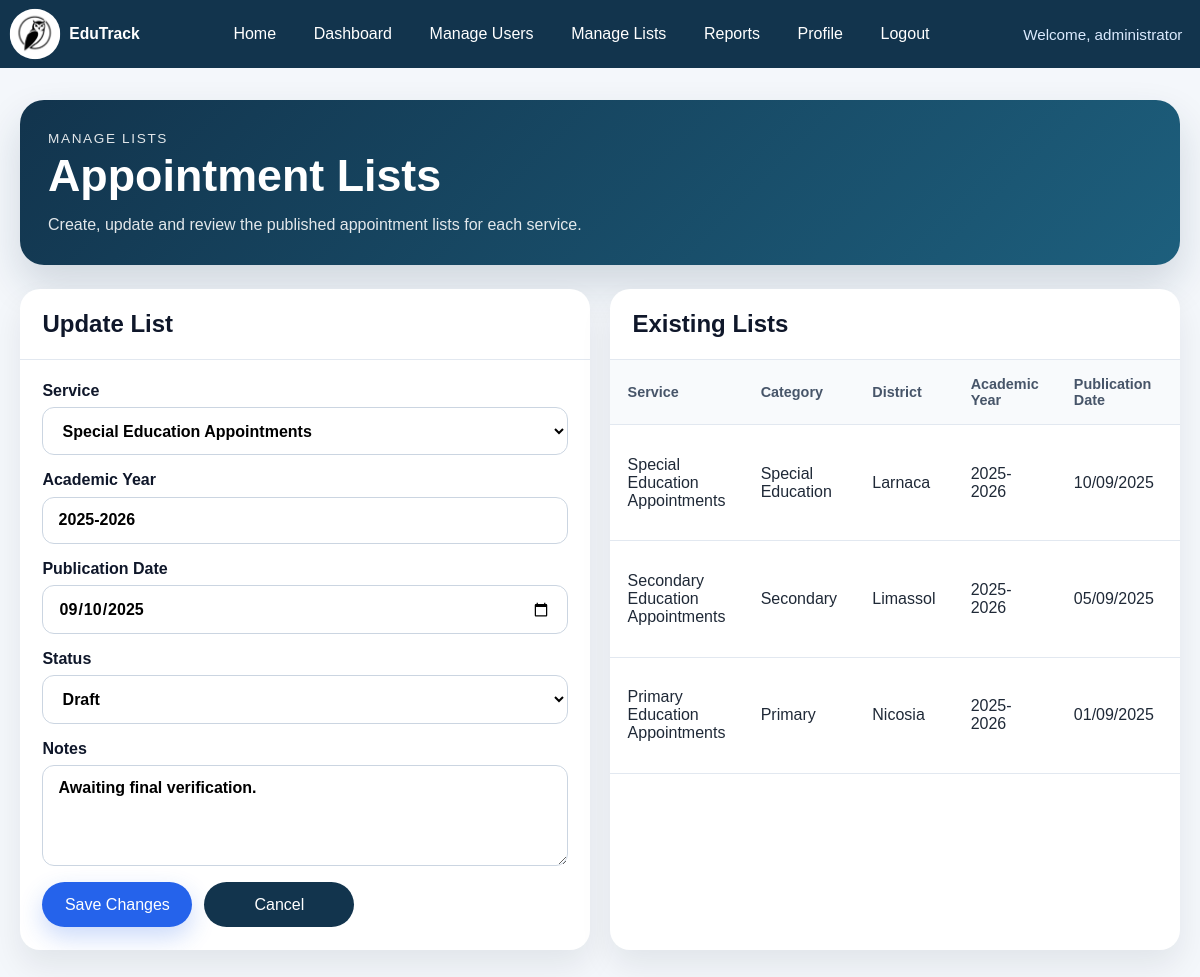
Page /admin/lists.php?edit=3 (signed in) on the committed database.
### tables this page shows
CREATE TABLE lists (
    id INT AUTO_INCREMENT PRIMARY KEY,
    service_id INT NOT NULL,
    academic_year VARCHAR(20) NOT NULL,
    publication_date DATE NOT NULL,
    status ENUM('draft', 'published', 'archived') NOT NULL DEFAULT 'draft',
    notes TEXT,
    created_at TIMESTAMP DEFAULT CURRENT_TIMESTAMP,
    CONSTRAINT fk_lists_service
        FOREIGN KEY (service_id) REFERENCES services(id)
        ON DELETE CASCADE
);

CREATE TABLE services (
    id INT AUTO_INCREMENT PRIMARY KEY,
    service_code VARCHAR(20) NOT NULL UNIQUE,
    title VARCHAR(150) NOT NULL,
    category VARCHAR(100) NOT NULL,
    district VARCHAR(100) NOT NULL,
    description TEXT,
    created_at TIMESTAMP DEFAULT CURRENT_TIMESTAMP
);

### admin/lists.php (the view, shortened to what this page needs)
<?php
require_once __DIR__ . '/../includes/admin.php';
$editId = isset($_GET['edit']) ? (int) $_GET['edit'] : 0;
$services = $pdo->query('SELECT id, title FROM services ORDER BY title ASC')->fetchAll();
$editList = null;
if ($editId > 0) {
    $stmt = $pdo->prepare('SELECT id, service_id, academic_year, publication_date, status, notes FROM lists WHERE id = :id');
    $stmt->execute([':id' => $editId]);
    $editList = $stmt->fetch();
}
$stmt = $pdo->query(
    'SELECT
        lists.id,
        lists.academic_year,
        lists.publication_date,
        lists.status,
        lists.notes,
        services.title AS service_title,
        services.category,
        services.district
     FROM lists
     INNER JOIN services ON services.id = lists.service_id
     ORDER BY lists.publication_date DESC, lists.id DESC'
);
$lists = $stmt->fetchAll();
?>
<main class="admin-page">
    <section class="admin-hero admin-hero--tight">
        <div>
            <p class="admin-eyebrow">Manage Lists</p>
            <h1>Appointment Lists</h1>
            <p>Create, update and review the published appointment lists for each service.</p>
        </div>
    </section>
    <section class="admin-two-column">
        <article class="admin-panel">
            <div class="admin-panel__header">
                <h2><?php echo $editList ? 'Update List' : 'Create List'; ?></h2>
            </div>
            <form class="admin-form" method="post">
                <label>
                    <span>Service</span>
                    <select name="service_id" required>
                        <?php foreach ($services as $service): ?>
                            <option value="<?php echo (int) $service['id']; ?>" <?php echo ((int) ($editList['service_id'] ?? 0) === (int) $service['id']) ? 'selected' : ''; ?>>
                                <?php echo h($service['title']); ?>
                            </option>
                        <?php endforeach; ?>
                    </select>
                </label>
                <label>
                    <span>Academic Year</span>
                    <input type="text" name="academic_year" value="<?php echo h($editList['academic_year'] ?? ''); ?>" placeholder="2025-2026" required>
                </label>
                <label>
                    <span>Publication Date</span>
                    <input type="date" name="publication_date" value="<?php echo h($editList['publication_date'] ?? ''); ?>" required>
                </label>
                <label>
                    <span>Status</span>
                    <select name="status">
                        <option value="draft" <?php echo (($editList['status'] ?? 'draft') === 'draft') ? 'selected' : ''; ?>>Draft</option>
                    </select>
                </label>
                <label>
                    <span>Notes</span>
                    <textarea name="notes" rows="4" placeholder="Optional notes"><?php echo h($editList['notes'] ?? ''); ?></textarea>
                </label>
                <div class="admin-form__actions">
                    <button class="button button--primary" type="submit"><?php echo $editList ? 'Save Changes' : 'Create List'; ?></button>
                    <?php if ($editList): ?>
                        <a class="button button--secondary" href="<?php echo h(getProjectBasePath() . '/admin/lists.php'); ?>">Cancel</a>
                    <?php endif; ?>
                </div>
            </form>
        </article>
        <article class="admin-panel">
            <div class="admin-panel__header">
                <h2>Existing Lists</h2>
            </div>
            <div class="admin-table-wrap">
                <table class="admin-table">
                    <thead>
                        <tr>
                            <th>Service</th>
                            <th>Category</th>
                            <th>District</th>
                            <th>Academic Year</th>
                            <th>Publication Date</th>
                            <th>Status</th>
                        </tr>
                    </thead>
                    <tbody>
                        <?php foreach ($lists as $list): ?>
                            <tr>
                                <td><?php echo h($list['service_title']); ?></td>
                                <td><?php echo h($list['category']); ?></td>
                                <td><?php echo h($list['district']); ?></td>
                                <td><?php echo h($list['academic_year']); ?></td>
                                <td><?php echo h(date('d/m/Y', strtotime($list['publication_date']))); ?></td>
                                <td><?php echo h(ucfirst($list['status'])); ?></td>
                            </tr>
                        <?php endforeach; ?>
                    </tbody>
                </table>
            </div>
        </article>
    </section>
</main>

### assets/css/style.css (style rules this page uses)
* { box-sizing: border-box; }
body { margin: 0; font-family: Arial, sans-serif; color: #1f2937; background: #f4f7fb; }
a { color: inherit; text-decoration: none; }
.button { display: inline-flex; align-items: center; justify-content: center; min-width: 150px; padding: 0.85rem 1.2rem; border-radius: 999px; font-weight: 700; transition: transform 0.2s ease, box-shadow 0.2s ease; border: 0; cursor: pointer; font: inherit; }
.button--primary { background: #2563eb; color: #ffffff; box-shadow: 0 10px 24px rgba(37, 99, 235, 0.24); }
.button--secondary { background: #12344d; color: #ffffff; }
.admin-page { max-width: 1280px; margin: 0 auto; padding: 2rem 1.25rem 3rem; }
.admin-hero { display: flex; align-items: center; justify-content: space-between; gap: 1rem; padding: 1.75rem; border-radius: 24px; background: linear-gradient(135deg, #12344d 0%, #1d5f7d 100%); color: #ffffff; box-shadow: 0 20px 40px rgba(18, 52, 77, 0.16); }
.admin-hero--tight { margin-bottom: 1.5rem; }
.admin-hero h1 { margin: 0 0 0.65rem; font-size: clamp(2rem, 4vw, 2.8rem); }
.admin-hero p { margin: 0; max-width: 700px; color: rgba(255, 255, 255, 0.88); line-height: 1.6; }
.admin-eyebrow { margin: 0 0 0.55rem; font-size: 0.85rem; letter-spacing: 0.12em; text-transform: uppercase; color: #bfdbfe; }
.admin-stats-grid, .admin-card-grid, .admin-two-column { display: grid; gap: 1.25rem; margin-top: 1.5rem; }
.admin-card-grid, .admin-two-column { grid-template-columns: repeat(auto-fit, minmax(300px, 1fr)); }
.admin-stat-card, .admin-panel, .admin-action-card { background: #ffffff; border-radius: 20px; box-shadow: 0 16px 32px rgba(15, 23, 42, 0.08); }
.admin-panel { overflow: hidden; }
.admin-panel__header { display: flex; align-items: center; justify-content: space-between; gap: 1rem; padding: 1.3rem 1.4rem; border-bottom: 1px solid #e2e8f0; }
.admin-panel__header h2, .admin-list-block h3 { margin: 0; color: #0f172a; }
.admin-form, .admin-list-block { display: grid; gap: 1rem; padding: 1.4rem; }
.admin-form label { display: grid; gap: 0.45rem; color: #0f172a; font-weight: 600; }
.admin-form input, .admin-form select, .admin-form textarea, .admin-search input { width: 100%; padding: 0.85rem 0.95rem; border: 1px solid #cbd5e1; border-radius: 12px; font: inherit; background: #ffffff; }
.admin-form textarea { resize: vertical; }
.admin-form__actions, .admin-search, .admin-table__actions { display: flex; align-items: center; gap: 0.75rem; flex-wrap: wrap; }
.admin-table-wrap { overflow-x: auto; }
.admin-table { width: 100%; border-collapse: collapse; }
.admin-table th, .admin-table td { padding: 1rem 1.1rem; border-bottom: 1px solid #e2e8f0; text-align: left; }
.admin-table th { font-size: 0.9rem; color: #475569; background: #f8fafc; }

### rows in the picture
lists: service_id "Special Education Appointments", academic_year "2025-2026", publication_date "09/10/2025", status "Draft", notes "Awaiting final verification.", service.title "Special Education Appointments", service.category "Special Education", service.district "Larnaca", publication_date "10/09/2025"
lists: service.title "Secondary Education Appointments", service.category "Secondary", service.district "Limassol", academic_year "2025-2026", publication_date "05/09/2025"
lists: service.title "Primary Education Appointments", service.category "Primary", service.district "Nicosia", academic_year "2025-2026", publication_date "01/09/2025"

### other values in the picture
$link['label'] "Home"
$link['label'] "Dashboard"
$link['label'] "Manage Users"
$link['label'] "Manage Lists"
$link['label'] "Reports"
$link['label'] "Profile"
$link['label'] "Logout"
$username "administrator"
